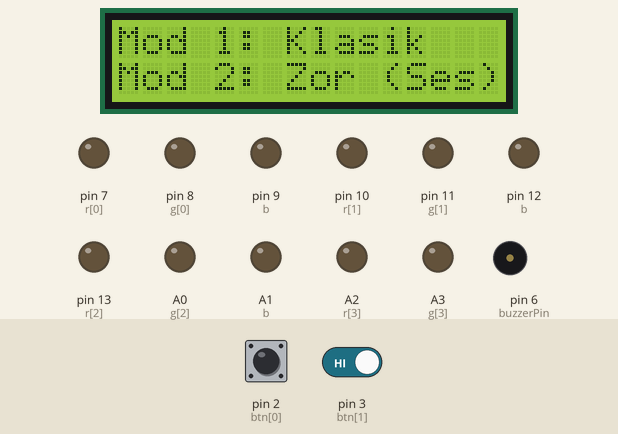
The sketch below on a simulated Arduino Uno, built with avr-gcc and run on an emulated ATmega328P. Shown: 16×2 character LCD, output pins drawn as LEDs (lit = HIGH), buzzer (waves = sounding). Inputs (shaded band) come from the test bench; at power-on: pin 2 (btn[0]) HIGH, pin 3 (btn[1]) HIGH. Random numbers use the default seed unless the sketch sets one; what the sketch prints to the serial monitor is not drawn.

Above: at 1.3 s.
1.4 s: pin 2 (btn[0]) pulled LOW for 0.15 s
At 6.4 s:
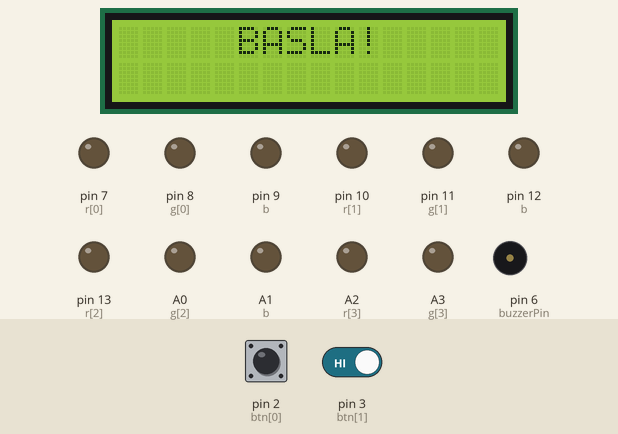
7.3 s: pin 2 (btn[0]) driven LOW and pin 3 (btn[1]) driven LOW
10.3 s: pin 2 (btn[0]) driven HIGH
At 12.9 s:
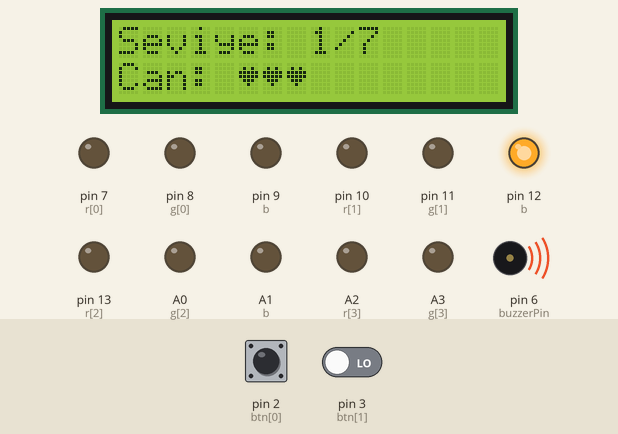
13.2 s: pin 3 (btn[1]) driven HIGH
At 14.9 s:
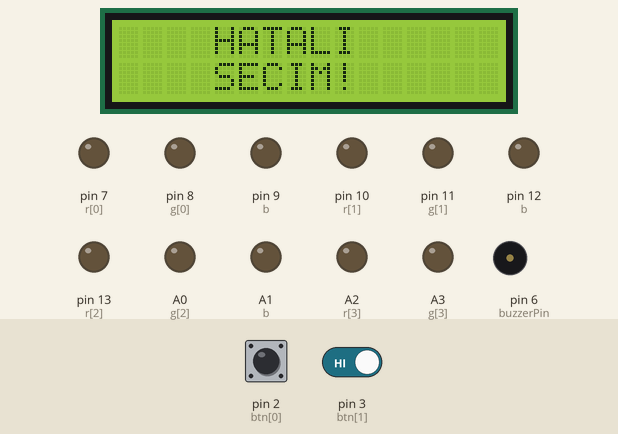
18.7 s: pin 2 (btn[0]) driven LOW
At 21.9 s:
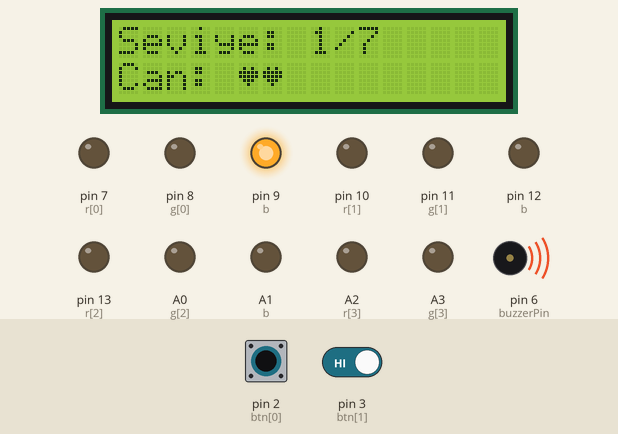
Timing chart, 0 to 22.7 s (numbered marks = the images above; inputs shaded):
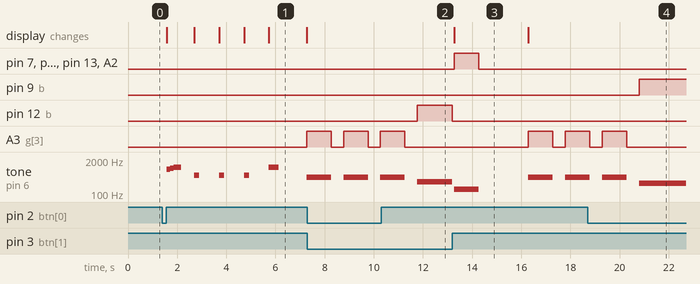

Measured:
- after the input at 1.4 s, A3 (g[3]): LOW → HIGH after 5.9 s; tone on pin 6 (buzzerPin): plays 880 Hz for 0.15 s, 988 Hz for 0.15 s, 1046 Hz for 0.30 s, 523 Hz for 0.20 s, 523 Hz for 0.20 s, 523 Hz for 0.20 s … (8 notes in this stretch), starting after 0.17 s; the display: first changes after 0.17 s (image 1 shows a later state)
- after the input at 10.3 s, pin 12 (b): LOW → HIGH after 1.5 s
- after the input at 13.2 s, pin 7 (r[0]), pin 10 (r[1]): LOW → HIGH after 0.07 s, → LOW 1.0 s later
- after the input at 18.7 s, pin 9 (b): LOW → HIGH after 2.1 s
- what the display in image 1 shows lasts 1.6 s, from 5.7 s to 7.3 s
- what the display in image 3 shows lasts 3.0 s, from 13.3 s to 16.3 s

The sketch:

sketch_may12b.ino
```cpp
#include <Wire.h>
#include <LiquidCrystal_I2C.h>

LiquidCrystal_I2C lcd(0x27, 16, 2);

#define NOTE_E5   659
#define NOTE_F5   698
#define NOTE_GS5  831
#define NOTE_A5   880
#define NOTE_B5   988
#define NOTE_C6   1047
#define NOTE_DS5  622
#define NOTE_G5   784
#define NOTE_AS5  932

byte heartShape[8] = {
  0b00000, 0b01010, 0b11111, 0b11111, 0b01110, 0b00100, 0b00000, 0b00000
};

const int btn[4] = {2, 3, 4, 5};
const int r[4] = {7, 10, 13, A2};
const int g[4] = {8, 11, A0, A3};
// 4. LED'in mavisi iptal edildi (-1). 1 Numaralı pin Processing (TX) için boşaltıldı!
const int b[4] = {9, 12, A1, -1};
const int buzzerPin = 6;
const int notes[4] = {262, 294, 392, 440};

int stageLengths[7] = {3, 4, 5, 6, 7, 8, 8};
int currentStage = 0;
int sequence[100];
int lives = 3;
int speedMs = 1000;
bool gameStarted = false;
int gameMode = 1;

int sadMelody[] = { NOTE_A5, NOTE_A5, NOTE_A5, NOTE_A5, NOTE_A5, NOTE_B5, NOTE_C6, NOTE_C6, NOTE_B5, NOTE_B5, NOTE_A5, NOTE_GS5, NOTE_B5, NOTE_A5, NOTE_GS5, NOTE_B5, NOTE_A5, NOTE_GS5, NOTE_C6, NOTE_B5, NOTE_A5, NOTE_GS5, NOTE_F5, NOTE_F5, NOTE_F5, NOTE_F5, NOTE_F5, NOTE_GS5, NOTE_A5, NOTE_A5, NOTE_A5, NOTE_GS5, NOTE_A5, NOTE_GS5, NOTE_F5, NOTE_A5, NOTE_GS5, NOTE_F5, NOTE_A5, NOTE_GS5, NOTE_F5, NOTE_B5, NOTE_A5, NOTE_GS5, NOTE_F5, NOTE_E5 };
int sadDurations[] = { 8, 8, 8, 8, 8, 8, 4, 8, 8, 8, 8, 4, 4, 8, 8, 8, 8, 4, 8, 8, 8, 8, 4, 8, 8, 8, 8, 8, 8, 4, 8, 8, 8, 8, 4, 8, 8, 8, 8, 8, 4, 8, 8, 8, 8, 2 };

int victoryMelody[] = { NOTE_G5, NOTE_F5, NOTE_G5, NOTE_F5, NOTE_G5, NOTE_F5, NOTE_AS5, NOTE_G5, NOTE_DS5, NOTE_G5, NOTE_F5, NOTE_G5, NOTE_F5, NOTE_G5, NOTE_F5, NOTE_C6, NOTE_DS5, NOTE_G5, NOTE_F5, NOTE_G5, NOTE_F5, NOTE_G5, NOTE_F5, NOTE_AS5, NOTE_G5, NOTE_F5, NOTE_G5, NOTE_G5, NOTE_F5, NOTE_G5, NOTE_F5, NOTE_F5, NOTE_DS5 };
int victoryDurations[] = { 8, 8, 8, 8, 8, 8, 4, 8, 4, 8, 8, 8, 8, 8, 8, 4, 4, 8, 8, 8, 8, 8, 8, 2, 8, 8, 8, 8, 8, 8, 8, 8, 2 };

void playKumGibi() {
  Serial.println("LOSE");
  lcd.clear(); lcd.setCursor(3, 0); lcd.print("OYUN BITTI"); lcd.setCursor(0, 1); lcd.print("Acimasiz Olma...");
  turnOffAll(); for(int j = 0; j < 4; j++) digitalWrite(r[j], HIGH);
  int len = sizeof(sadMelody) / sizeof(sadMelody[0]);
  for (int i = 0; i < len; i++) {
    int noteDuration = 1200 / sadDurations[i];
    tone(buzzerPin, sadMelody[i], noteDuration);
    delay(noteDuration * 1.30); noTone(buzzerPin);
  }
  turnOffAll();
}

void playVictory() {
  Serial.println("WIN");
  lcd.clear(); lcd.setCursor(3, 0); lcd.print("TEBRIKLER!"); lcd.setCursor(1, 1); lcd.print("OYUNU KAZANDIN");
  turnOffAll(); for(int j = 0; j < 4; j++) digitalWrite(g[j], HIGH);
  int len = sizeof(victoryMelody) / sizeof(victoryMelody[0]);
  for (int i = 0; i < len; i++) {
    int noteDuration = 1400 / victoryDurations[i];
    tone(buzzerPin, victoryMelody[i], noteDuration);
    delay(noteDuration * 1.30); noTone(buzzerPin);
  }
  turnOffAll();
}

void updateLCDPlaying() {
  lcd.clear(); lcd.setCursor(0, 0); lcd.print("Seviye: "); lcd.print(currentStage + 1); lcd.print("/7");
  lcd.setCursor(0, 1); lcd.print("Can: ");
  for (int i = 0; i < lives; i++) lcd.write(0);

  Serial.print("STAGE,"); Serial.print(currentStage + 1); Serial.print(","); Serial.println(lives);
}

void updateLCDStandby() {
  lcd.clear(); lcd.setCursor(0, 0); lcd.print("Mod 1: Klasik"); lcd.setCursor(0, 1); lcd.print("Mod 2: Zor (Ses)");
}

void turnOffAll() {
  for(int i = 0; i < 4; i++) {
    digitalWrite(r[i], LOW); digitalWrite(g[i], LOW);
    if(b[i] != -1) digitalWrite(b[i], LOW);
  }
}

void showBlueWithNote(int index) {
  turnOffAll();

  // Eğer mavi pin varsa maviyi yak, iptal edilmişse (-1) yeşili yak
  if(b[index] != -1) {
    digitalWrite(b[index], HIGH);
  } else {
    digitalWrite(g[index], HIGH);
  }

  tone(buzzerPin, notes[index]);
  Serial.print("LED,"); Serial.println(index);
}

void playNoteOnly(int index) {
  turnOffAll(); tone(buzzerPin, notes[index]);
}

void stopNote() { noTone(buzzerPin); }

void showError() {
  lcd.clear(); lcd.setCursor(4, 0); lcd.print("HATALI"); lcd.setCursor(4, 1); lcd.print("SECIM!");
  turnOffAll(); for(int i = 0; i < 4; i++) digitalWrite(r[i], HIGH);
  tone(buzzerPin, 150, 1000);
}

void showSuccess() {
  Serial.println("SUCCESS");
  lcd.clear(); lcd.setCursor(4, 0); lcd.print("DOGRU!");
  turnOffAll(); for(int i = 0; i < 4; i++) digitalWrite(g[i], HIGH);
  tone(buzzerPin, 523, 200); delay(200); tone(buzzerPin, 659, 200); delay(200); tone(buzzerPin, 784, 400);
}

void generateSequence() {
  for(int i = 0; i < 100; i++)
  sequence[i] = random(0, 4);
}

void countdown() {
  for(int i = 3; i > 0; i--) {
    lcd.clear(); lcd.setCursor(1, 0); lcd.print("Oyun Basliyor!"); lcd.setCursor(7, 1); lcd.print(i);
    tone(buzzerPin, 523, 200); delay(1000);
  }
  lcd.clear(); lcd.setCursor(5, 0); lcd.print("BASLA!"); tone(buzzerPin, 1046, 400); delay(500);
}

void setup() {
  Serial.begin(9600);
  randomSeed(analogRead(A0));
  lcd.init(); lcd.backlight(); lcd.createChar(0, heartShape);

  for(int i = 0; i < 4; i++) {
    pinMode(btn[i], INPUT_PULLUP); pinMode(r[i], OUTPUT); pinMode(g[i], OUTPUT);
    if(b[i] != -1) pinMode(b[i], OUTPUT);
  }
  generateSequence(); updateLCDStandby();
}

void playSequence() {
  delay(1000); updateLCDPlaying();
  int steps = stageLengths[currentStage];
  for(int i = 0; i < steps; i++) {
    if (gameMode == 1) showBlueWithNote(sequence[i]);
    else if (gameMode == 2) playNoteOnly(sequence[i]);
    delay(speedMs); turnOffAll(); stopNote(); delay(speedMs / 2);
  }
}

bool checkInput() {
  int steps = stageLengths[currentStage];
  for(int i = 0; i < steps; i++) {
    int expected = sequence[i]; int pressed = -1;
    while(pressed == -1) {
      for(int j = 0; j < 4; j++) {
        if(digitalRead(btn[j]) == LOW) {
          pressed = j; showBlueWithNote(pressed); delay(200);
          while(digitalRead(btn[j]) == LOW) {}
          turnOffAll(); stopNote(); delay(50); break;
        }
      }
    }
    if(pressed != expected) return false;
  }
  return true;
}

void startGame(int mode) {
  gameMode = mode;
  Serial.print("START,"); Serial.println(mode);

  if(mode == 1) {
    lcd.clear(); lcd.setCursor(2, 0); lcd.print("Klasik Mod"); lcd.setCursor(4, 1); lcd.print("Secildi");
    tone(buzzerPin, 880, 150); delay(150); tone(buzzerPin, 988, 150); delay(150); tone(buzzerPin, 1046, 300); delay(300);
  } else {
    lcd.clear(); lcd.setCursor(4, 0); lcd.print("Zor Mod"); lcd.setCursor(1, 1); lcd.print("Sesleri Dinle!");
    tone(buzzerPin, 1046, 150); delay(150); tone(buzzerPin, 988, 150); delay(150); tone(buzzerPin, 880, 300); delay(300); delay(500);
    for(int i = 0; i < 4; i++) { showBlueWithNote(i); delay(600); turnOffAll(); stopNote(); delay(200); }
  }
  delay(500); countdown();
  gameStarted = true; currentStage = 0; lives = 3; speedMs = 1000; generateSequence();
}

void loop() {
  if (!gameStarted) {
    if (digitalRead(btn[0]) == LOW) { while(digitalRead(btn[0]) == LOW) {} startGame(1); }
    else if (digitalRead(btn[1]) == LOW) { while(digitalRead(btn[1]) == LOW) {} startGame(2); }
    return;
  }

  playSequence();
  bool success = checkInput();

  if(success) {
    showSuccess(); delay(1000); turnOffAll(); currentStage++;
    if(currentStage >= 7) { playVictory(); gameStarted = false; updateLCDStandby(); }
    else { speedMs = speedMs * 0.85; if(speedMs < 200) speedMs = 200; }
    generateSequence();
  } else {
    showError(); delay(1000); turnOffAll(); lives--;
    if(lives <= 0) { playKumGibi(); gameStarted = false; updateLCDStandby(); }
    else { delay(1000); }
  }
}
```
